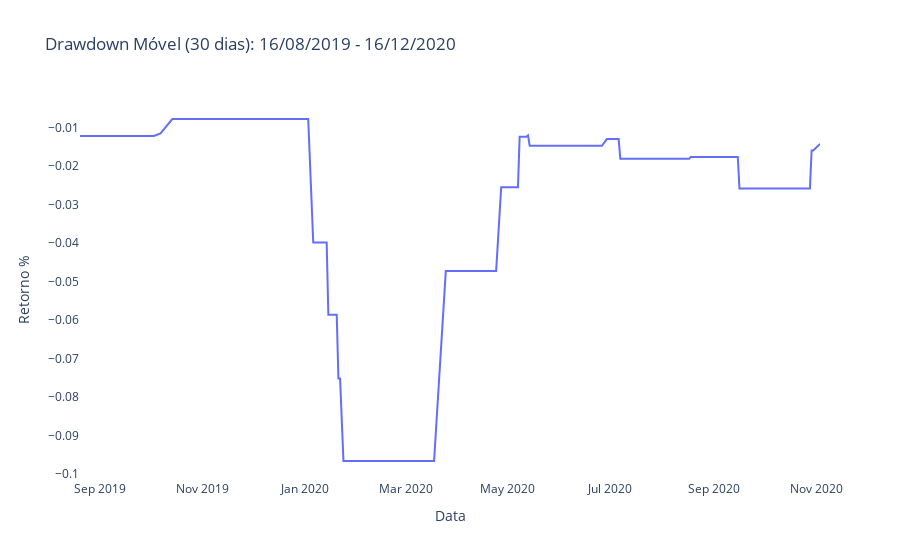

Write notebook code for a chart like this one.
### Markdown cell above
- Drawdown: expressa a magnitude da queda de um ativo/portfólio em relação à cotação máxima, assim informando a instabilidade do mesmo, de modo que um ativo/portfólio com maior (menor) drawdown indica maior (menor) instabilidade. Este indicador é muito importante ao analisarmos o tempo esperado de recuperação de um ativo/portfólio após a queda (drawdown) de seu valor. Por exemplo, dado um drawdown de 93% (caso extremo), o investidor necessita de uma alta de $1 / (1 - 0.93) \times 100 \% = 1429 \% $ para recuperar o capital. Aderindo indicadores de crescimento ao drawdown, é possível então estimar o tempo necessário para reaver o capital.

### Code cell
rol_drawdown_past = rets_carteira_past.rolling(window=30).min()

fig = go.Figure()

fig.add_trace(
    go.Scatter(
        x=rol_drawdown_past.index,
        y=rol_drawdown_past['Retornos'].dropna()
    )
)

fig.update_layout(
    title=f'Drawdown Móvel (30 dias): {start_past} - {end_past}',
    yaxis=dict(
        title='Retorno %',
        showgrid=False
    ),
    xaxis=dict(
        title='Data',
        showgrid=False,
        showspikes=True,
        spikethickness=2,
        spikedash='dot',
        spikecolor='#999999',
        spikemode='across'
    ),
    plot_bgcolor="#FFF",
    hoverdistance=100,
    spikedistance=1000
)

fig.show()

### Figure 1 — Plotly figure (JSON) as saved in the notebook; plotly's stock layout.template omitted (floating-point values rounded to 4 significant figures; data arrays with more than 128 entries replaced by an {"elided": "..."} marker saying what was removed)
{"data": [{"type": "scatter", "x": {"elided": "252 str values"}, "y": {"elided": "223 float values"}}], "layout": {"hoverdistance": 100, "plot_bgcolor": "#FFF", "spikedistance": 1000, "title": {"text": "Drawdown Móvel (30 dias): 16/08/2019 - 16/12/2020"}, "xaxis": {"showgrid": false, "showspikes": true, "spikecolor": "#999999", "spikedash": "dot", "spikemode": "across", "spikethickness": 2, "title": {"text": "Data"}}, "yaxis": {"showgrid": false, "title": {"text": "Retorno %"}}}}
